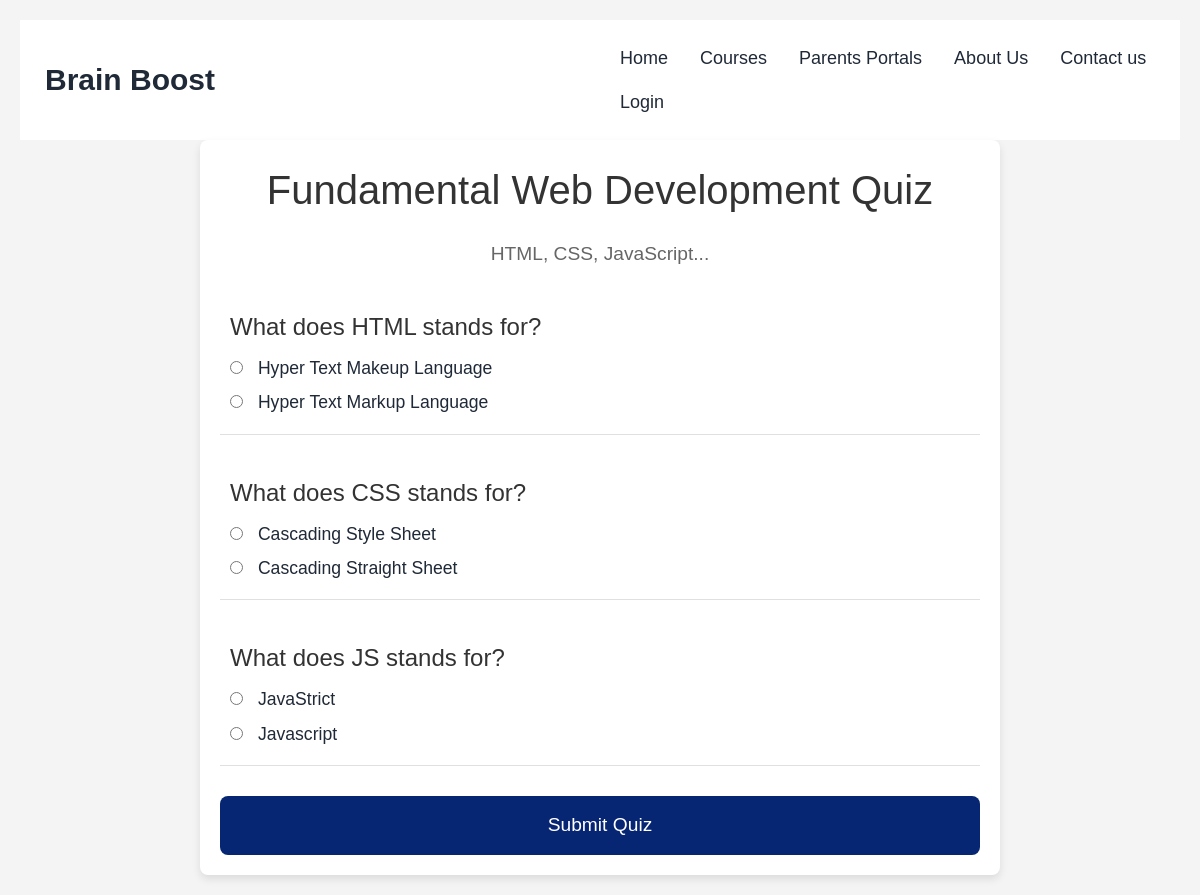
The app's page /quiz/ with its own data.
### myapp/models.py (models this page shows, shortened)
class Quiz(models.Model):
    title = models.CharField(max_length=255)
    description = models.TextField()

class Question(models.Model):
    quiz = models.ForeignKey(Quiz, related_name='questions', on_delete=models.CASCADE)
    text = models.CharField(max_length=255)

class Answer(models.Model):
    question = models.ForeignKey(Question, related_name='answers', on_delete=models.CASCADE)
    text = models.CharField(max_length=255)
    is_correct = models.BooleanField(default=False)

### myapp/views.py (the view, shortened to what this page needs)
# urls.py: path('quiz/', views.quiz_view, name='quiz'),
def quiz_view(request):
    quiz = Quiz.objects.get()
    return render(request, 'quiz.html', {'quiz': quiz})

### myapp/templates/quiz.html (shortened to what this page needs)
{% load static %}
<!DOCTYPE html>
<html lang="en">
<head>
    <link rel="stylesheet" href="{% static 'quiz.css' %}">
    <script src="https://cdn.tailwindcss.com"></script>
    <link href="https://cdn.jsdelivr.net/npm/daisyui@4.12.10/dist/full.min.css" rel="stylesheet" type="text/css" />
    <script src="https://cdn.tailwindcss.com"></script>
</head>
<body>
    <nav>
        <div class="navbar bg-base-100">
            <div class="navbar-start">
                <a href="{% url 'index' %}" class="btn btn-ghost text-3xl font-bold">Brain Boost</a>
            </div>
            <div class="navbar-end hidden lg:flex">
                <ul class="menu menu-horizontal px-1 text-lg">
                    <li><a href="{% url 'index'%}">Home</a></li>
                    <li><a href="courses.html">Courses</a></li>
                    <li><a href="{% url 'parentslogin' %}">Parents Portals</a></li>
                    <li><a href="{% url 'aboutus' %}">About Us</a></li>
                    <li><a href="{% url 'contactus' %}">Contact us</a></li>
                    {% if user.is_authenticated %}
                    <li><a href="{% url 'logout' %}">Logout</a></li>
                {% else %}
                    <li><a href="{% url 'login' %}">Login</a></li>
                {% endif %}
                </ul>
            </div>
        </div>
    </nav>
    <div class="quiz-container">
        <h1 class="quiz-title">{{ quiz.title }}</h1>
        <p class="quiz-description">{{ quiz.description }}</p>
        <form method="post" class="quiz-form">
            <div class="questions">
                {% for question in quiz.questions.all %}
                    <div class="question">
                        <h3 class="question-text">{{ question.text }}</h3>
                        <div class="answers">
                            {% for answer in question.answers.all %}
                                <label class="answer-option">
                                    <input type="radio" name="question_{{ question.id }}" value="{{ answer.id }}">
                                    {{ answer.text }}
                                </label>
                            {% endfor %}
                        </div>
                    </div>
                {% endfor %}
            </div>
            <button type="submit" class="submit-btn">Submit Quiz</button>
        </form>
    </div>
</body>
</html>

### static/quiz.css (style rules this page uses)
* { margin: 0; padding: 0; box-sizing: border-box; }
body { font-family: 'Arial', sans-serif; background-color: #f4f4f4; padding: 20px; }
.quiz-container { max-width: 800px; margin: 0 auto; background-color: #fff; border-radius: 8px; box-shadow: 0 4px 8px rgba(0, 0, 0, 0.1); padding: 20px; }
.quiz-title { font-size: 2.5rem; color: #333; text-align: center; margin-bottom: 20px; }
.quiz-description { font-size: 1.2rem; color: #666; text-align: center; margin-bottom: 30px; }
.quiz-form { margin-top: 20px; }
.question { margin-bottom: 30px; padding: 10px; border-bottom: 1px solid #e0e0e0; }
.question-text { font-size: 1.5rem; color: #333; margin-bottom: 10px; }
.answers { display: flex; flex-direction: column; }
.answer-option { font-size: 1.1rem; margin-bottom: 8px; }
.answer-option input[type="radio"] { margin-right: 10px; }
.submit-btn { display: block; width: 100%; background-color: #062573; color: #fff; padding: 15px; font-size: 1.2rem; border: none; border-radius: 8px; cursor: pointer; transition: background-color 0.3s ease; }

### records on screen
Quiz: title "Fundamental Web Development Quiz", description "HTML, CSS, JavaScript..."
Question: text "What does HTML stands for?"
Answer: text "Hyper Text Makeup Language"
Answer: text "Hyper Text Markup Language"
Question: text "What does CSS stands for?"
Answer: text "Cascading Style Sheet"
Answer: text "Cascading Straight Sheet"
Question: text "What does JS stands for?"
Answer: text "JavaStrict"
Answer: text "Javascript"
